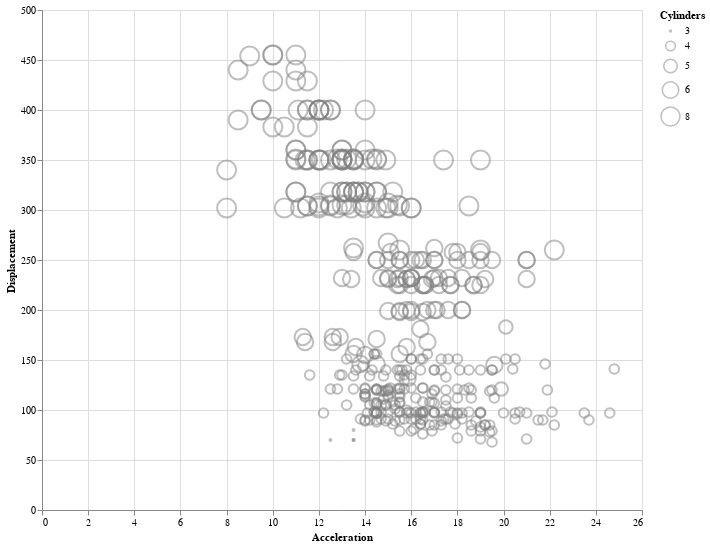

The notebook cell this image was saved under:
### Code cell
bubble=alt\
.Chart(
    data=cars,
    width=600,
    height=500)\
.mark_point(opacity=.5,
            filled=False,
            color='grey'
            )\
.encode(
    x=alt.X(shorthand="Acceleration"),
    y=alt.Y(shorthand="Displacement"),
    size=alt.Size(shorthand="Cylinders:N")
)

bubble.show()

### Figure 1 — Vega-Lite specification as saved in the notebook (floating-point values rounded to 4 significant figures; data arrays with more than 128 entries replaced by an {"elided": "..."} marker saying what was removed)
{"config": {"view": {"continuousWidth": 300, "continuousHeight": 300}}, "data": {"name": "data-583e73726c1545c56c203344161a975c"}, "mark": {"type": "point", "color": "grey", "filled": false, "opacity": 0.5}, "encoding": {"size": {"field": "Cylinders", "type": "nominal"}, "x": {"field": "Acceleration", "type": "quantitative"}, "y": {"field": "Displacement", "type": "quantitative"}}, "height": 500, "width": 600, "$schema": "https://vega.github.io/schema/vega-lite/v5.17.0.json", "datasets": {"data-583e73726c1545c56c203344161a975c": {"elided": "406 records"}}}
